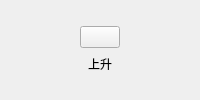
                                   <widget class="QWidget" name="widget_65" native="true">
                                    <layout class="QVBoxLayout" name="verticalLayout_28">
                                     <property name="leftMargin">
                                      <number>0</number>
                                     </property>
                                     <property name="topMargin">
                                      <number>0</number>
                                     </property>
                                     <property name="rightMargin">
                                      <number>0</number>
                                     </property>
                                     <property name="bottomMargin">
                                      <number>0</number>
                                     </property>
                                     <item>
                                      <spacer name="verticalSpacer_17">
                                       <property name="orientation">
                                        <enum>Qt::Vertical</enum>
                                       </property>
                                       <property name="sizeHint" stdset="0">
                                        <size>
                                         <width>20</width>
                                         <height>1</height>
                                        </size>
                                       </property>
                                      </spacer>
                                     </item>
                                     <item>
                                      <widget class="QWidget" name="widget_66" native="true">
                                       <layout class="QHBoxLayout" name="horizontalLayout_43">
                                        <property name="spacing">
                                         <number>0</number>
                                        </property>
                                        <property name="leftMargin">
                                         <number>0</number>
                                        </property>
                                        <property name="topMargin">
                                         <number>0</number>
                                        </property>
                                        <property name="rightMargin">
                                         <number>0</number>
                                        </property>
                                        <property name="bottomMargin">
                                         <number>0</number>
                                        </property>
                                        <item>
                                         <spacer name="horizontalSpacer_80">
                                          <property name="orientation">
                                           <enum>Qt::Horizontal</enum>
                                          </property>
                                          <property name="sizeHint" stdset="0">
                                           <size>
                                            <width>1</width>
                                            <height>20</height>
                                           </size>
                                          </property>
                                         </spacer>
                                        </item>
                                        <item>
                                         <widget class="QPushButton" name="btn_curtainup">
                                          <property name="minimumSize">
                                           <size>
                                            <width>0</width>
                                            <height>0</height>
                                           </size>
                                          </property>
                                          <property name="maximumSize">
                                           <size>
                                            <width>10000000</width>
                                            <height>10000000</height>
                                           </size>
                                          </property>
                                          <property name="focusPolicy">
                                           <enum>Qt::TabFocus</enum>
                                          </property>
                                          <property name="text">
                                           <string/>
                                          </property>
                                         </widget>
                                        </item>
                                        <item>
                                         <spacer name="horizontalSpacer_81">
                                          <property name="orientation">
                                           <enum>Qt::Horizontal</enum>
                                          </property>
                                          <property name="sizeHint" stdset="0">
                                           <size>
                                            <width>1</width>
                                            <height>20</height>
                                           </size>
                                          </property>
                                         </spacer>
                                        </item>
                                       </layout>
                                      </widget>
                                     </item>
                                     <item>
                                      <widget class="QWidget" name="widget_67" native="true">
                                       <property name="minimumSize">
                                        <size>
                                         <width>0</width>
                                         <height>0</height>
                                        </size>
                                       </property>
                                       <property name="maximumSize">
                                        <size>
                                         <width>16777215</width>
                                         <height>10000000</height>
                                        </size>
                                       </property>
                                       <layout class="QHBoxLayout" name="horizontalLayout_44">
                                        <property name="spacing">
                                         <number>0</number>
                                        </property>
                                        <property name="leftMargin">
                                         <number>0</number>
                                        </property>
                                        <property name="topMargin">
                                         <number>0</number>
                                        </property>
                                        <property name="rightMargin">
                                         <number>0</number>
                                        </property>
                                        <property name="bottomMargin">
                                         <number>0</number>
                                        </property>
                                        <item>
                                         <spacer name="horizontalSpacer_82">
                                          <property name="orientation">
                                           <enum>Qt::Horizontal</enum>
                                          </property>
                                          <property name="sizeHint" stdset="0">
                                           <size>
                                            <width>1</width>
                                            <height>20</height>
                                           </size>
                                          </property>
                                         </spacer>
                                        </item>
                                        <item>
                                         <widget class="QLabel" name="label_14">
                                          <property name="font">
                                           <font>
                                            <family>微软雅黑</family>
                                           </font>
                                          </property>
                                          <property name="text">
                                           <string>上升</string>
                                          </property>
                                          <property name="alignment">
                                           <set>Qt::AlignCenter</set>
                                          </property>
                                         </widget>
                                        </item>
                                        <item>
                                         <spacer name="horizontalSpacer_83">
                                          <property name="orientation">
                                           <enum>Qt::Horizontal</enum>
                                          </property>
                                          <property name="sizeHint" stdset="0">
                                           <size>
                                            <width>1</width>
                                            <height>20</height>
                                           </size>
                                          </property>
                                         </spacer>
                                        </item>
                                       </layout>
                                      </widget>
                                     </item>
                                     <item>
                                      <spacer name="verticalSpacer_18">
                                       <property name="orientation">
                                        <enum>Qt::Vertical</enum>
                                       </property>
                                       <property name="sizeHint" stdset="0">
                                        <size>
                                         <width>20</width>
                                         <height>1</height>
                                        </size>
                                       </property>
                                      </spacer>
                                     </item>
                                    </layout>
                                   </widget>
